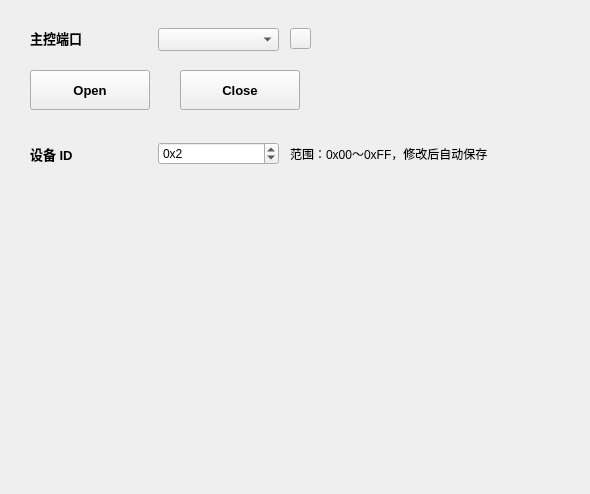
<?xml version="1.0" encoding="UTF-8"?>
<ui version="4.0">
 <class>SystemSettingPage</class>
 <widget class="QWidget" name="SystemSettingPage">
  <property name="geometry">
   <rect>
    <x>0</x>
    <y>0</y>
    <width>590</width>
    <height>494</height>
   </rect>
  </property>
  <property name="windowTitle">
   <string>Form</string>
  </property>
  <widget class="QLabel" name="label_com">
   <property name="geometry">
    <rect>
     <x>30</x>
     <y>30</y>
     <width>120</width>
     <height>16</height>
    </rect>
   </property>
   <property name="minimumSize">
    <size>
     <width>100</width>
     <height>0</height>
    </size>
   </property>
   <property name="maximumSize">
    <size>
     <width>120</width>
     <height>16777215</height>
    </size>
   </property>
   <property name="font">
    <font>
     <family>Arial</family>
     <pointsize>10</pointsize>
     <weight>75</weight>
     <bold>true</bold>
    </font>
   </property>
   <property name="text">
    <string>主控端口</string>
   </property>
  </widget>
  <widget class="QComboBox" name="cb_Master_ComPort">
   <property name="geometry">
    <rect>
     <x>158</x>
     <y>28</y>
     <width>121</width>
     <height>23</height>
    </rect>
   </property>
  </widget>
  <widget class="QPushButton" name="btnPortRefresh">
   <property name="geometry">
    <rect>
     <x>290</x>
     <y>28</y>
     <width>21</width>
     <height>21</height>
    </rect>
   </property>
   <property name="text">
    <string/>
   </property>
   <property name="icon">
    <iconset resource="../../Resource.qrc">
     <normaloff>:/Resource/assert/refresh</normaloff>:/Resource/assert/refresh</iconset>
   </property>
  </widget>
  <widget class="QPushButton" name="btnOpen">
   <property name="geometry">
    <rect>
     <x>30</x>
     <y>70</y>
     <width>120</width>
     <height>40</height>
    </rect>
   </property>
   <property name="font">
    <font>
     <family>Arial</family>
     <pointsize>10</pointsize>
     <weight>75</weight>
     <bold>true</bold>
    </font>
   </property>
   <property name="text">
    <string>Open</string>
   </property>
  </widget>
  <widget class="QPushButton" name="btnClose">
   <property name="geometry">
    <rect>
     <x>180</x>
     <y>70</y>
     <width>120</width>
     <height>40</height>
    </rect>
   </property>
   <property name="font">
    <font>
     <family>Arial</family>
     <pointsize>10</pointsize>
     <weight>75</weight>
     <bold>true</bold>
    </font>
   </property>
   <property name="text">
    <string>Close</string>
   </property>
  </widget>
  <widget class="QLabel" name="label_DeviceID">
   <property name="geometry">
    <rect>
     <x>30</x>
     <y>142</y>
     <width>120</width>
     <height>23</height>
    </rect>
   </property>
   <property name="font">
    <font>
     <family>Arial</family>
     <pointsize>10</pointsize>
     <weight>75</weight>
     <bold>true</bold>
    </font>
   </property>
   <property name="text">
    <string>设备 ID</string>
   </property>
   <property name="buddy">
    <cstring>spin_DeviceID</cstring>
   </property>
  </widget>
  <widget class="QSpinBox" name="spin_DeviceID">
   <property name="geometry">
    <rect>
     <x>158</x>
     <y>142</y>
     <width>121</width>
     <height>23</height>
    </rect>
   </property>
   <property name="toolTip">
    <string>报文目标设备 ID，修改后自动保存，下次操作生效。</string>
   </property>
   <property name="keyboardTracking">
    <bool>false</bool>
   </property>
   <property name="prefix">
    <string>0x</string>
   </property>
   <property name="maximum">
    <number>255</number>
   </property>
   <property name="value">
    <number>2</number>
   </property>
   <property name="displayIntegerBase">
    <number>16</number>
   </property>
  </widget>
  <widget class="QLabel" name="label_DeviceIDHint">
   <property name="geometry">
    <rect>
     <x>290</x>
     <y>142</y>
     <width>280</width>
     <height>23</height>
    </rect>
   </property>
   <property name="text">
    <string>范围：0x00～0xFF，修改后自动保存</string>
   </property>
  </widget>
 </widget>
 <resources>
  <include location="../../Resource.qrc"/>
 </resources>
 <connections/>
</ui>
